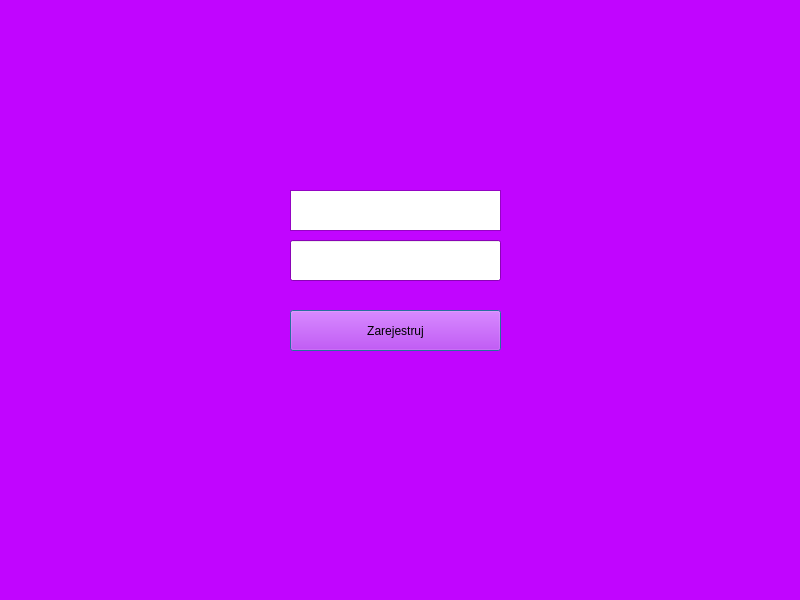
<?xml version="1.0" encoding="UTF-8"?>
<ui version="4.0">
 <class>registerDialog1</class>
 <widget class="QDialog" name="registerDialog1">
  <property name="geometry">
   <rect>
    <x>0</x>
    <y>0</y>
    <width>800</width>
    <height>600</height>
   </rect>
  </property>
  <property name="palette">
   <palette>
    <active>
     <colorrole role="WindowText">
      <brush brushstyle="SolidPattern">
       <color alpha="255">
        <red>0</red>
        <green>0</green>
        <blue>0</blue>
       </color>
      </brush>
     </colorrole>
     <colorrole role="Button">
      <brush brushstyle="SolidPattern">
       <color alpha="255">
        <red>193</red>
        <green>5</green>
        <blue>255</blue>
       </color>
      </brush>
     </colorrole>
     <colorrole role="Light">
      <brush brushstyle="SolidPattern">
       <color alpha="255">
        <red>225</red>
        <green>132</green>
        <blue>255</blue>
       </color>
      </brush>
     </colorrole>
     <colorrole role="Midlight">
      <brush brushstyle="SolidPattern">
       <color alpha="255">
        <red>209</red>
        <green>68</green>
        <blue>255</blue>
       </color>
      </brush>
     </colorrole>
     <colorrole role="Dark">
      <brush brushstyle="SolidPattern">
       <color alpha="255">
        <red>96</red>
        <green>2</green>
        <blue>127</blue>
       </color>
      </brush>
     </colorrole>
     <colorrole role="Mid">
      <brush brushstyle="SolidPattern">
       <color alpha="255">
        <red>129</red>
        <green>3</green>
        <blue>170</blue>
       </color>
      </brush>
     </colorrole>
     <colorrole role="Text">
      <brush brushstyle="SolidPattern">
       <color alpha="255">
        <red>0</red>
        <green>0</green>
        <blue>0</blue>
       </color>
      </brush>
     </colorrole>
     <colorrole role="BrightText">
      <brush brushstyle="SolidPattern">
       <color alpha="255">
        <red>255</red>
        <green>255</green>
        <blue>255</blue>
       </color>
      </brush>
     </colorrole>
     <colorrole role="ButtonText">
      <brush brushstyle="SolidPattern">
       <color alpha="255">
        <red>0</red>
        <green>0</green>
        <blue>0</blue>
       </color>
      </brush>
     </colorrole>
     <colorrole role="Base">
      <brush brushstyle="SolidPattern">
       <color alpha="255">
        <red>255</red>
        <green>255</green>
        <blue>255</blue>
       </color>
      </brush>
     </colorrole>
     <colorrole role="Window">
      <brush brushstyle="SolidPattern">
       <color alpha="255">
        <red>193</red>
        <green>5</green>
        <blue>255</blue>
       </color>
      </brush>
     </colorrole>
     <colorrole role="Shadow">
      <brush brushstyle="SolidPattern">
       <color alpha="255">
        <red>0</red>
        <green>0</green>
        <blue>0</blue>
       </color>
      </brush>
     </colorrole>
     <colorrole role="AlternateBase">
      <brush brushstyle="SolidPattern">
       <color alpha="255">
        <red>224</red>
        <green>130</green>
        <blue>255</blue>
       </color>
      </brush>
     </colorrole>
     <colorrole role="ToolTipBase">
      <brush brushstyle="SolidPattern">
       <color alpha="255">
        <red>255</red>
        <green>255</green>
        <blue>220</blue>
       </color>
      </brush>
     </colorrole>
     <colorrole role="ToolTipText">
      <brush brushstyle="SolidPattern">
       <color alpha="255">
        <red>0</red>
        <green>0</green>
        <blue>0</blue>
       </color>
      </brush>
     </colorrole>
     <colorrole role="PlaceholderText">
      <brush brushstyle="SolidPattern">
       <color alpha="127">
        <red>0</red>
        <green>0</green>
        <blue>0</blue>
       </color>
      </brush>
     </colorrole>
    </active>
    <inactive>
     <colorrole role="WindowText">
      <brush brushstyle="SolidPattern">
       <color alpha="255">
        <red>0</red>
        <green>0</green>
        <blue>0</blue>
       </color>
      </brush>
     </colorrole>
     <colorrole role="Button">
      <brush brushstyle="SolidPattern">
       <color alpha="255">
        <red>193</red>
        <green>5</green>
        <blue>255</blue>
       </color>
      </brush>
     </colorrole>
     <colorrole role="Light">
      <brush brushstyle="SolidPattern">
       <color alpha="255">
        <red>225</red>
        <green>132</green>
        <blue>255</blue>
       </color>
      </brush>
     </colorrole>
     <colorrole role="Midlight">
      <brush brushstyle="SolidPattern">
       <color alpha="255">
        <red>209</red>
        <green>68</green>
        <blue>255</blue>
       </color>
      </brush>
     </colorrole>
     <colorrole role="Dark">
      <brush brushstyle="SolidPattern">
       <color alpha="255">
        <red>96</red>
        <green>2</green>
        <blue>127</blue>
       </color>
      </brush>
     </colorrole>
     <colorrole role="Mid">
      <brush brushstyle="SolidPattern">
       <color alpha="255">
        <red>129</red>
        <green>3</green>
        <blue>170</blue>
       </color>
      </brush>
     </colorrole>
     <colorrole role="Text">
      <brush brushstyle="SolidPattern">
       <color alpha="255">
        <red>0</red>
        <green>0</green>
        <blue>0</blue>
       </color>
      </brush>
     </colorrole>
     <colorrole role="BrightText">
      <brush brushstyle="SolidPattern">
       <color alpha="255">
        <red>255</red>
        <green>255</green>
        <blue>255</blue>
       </color>
      </brush>
     </colorrole>
     <colorrole role="ButtonText">
      <brush brushstyle="SolidPattern">
       <color alpha="255">
        <red>0</red>
        <green>0</green>
        <blue>0</blue>
       </color>
      </brush>
     </colorrole>
     <colorrole role="Base">
      <brush brushstyle="SolidPattern">
       <color alpha="255">
        <red>255</red>
        <green>255</green>
        <blue>255</blue>
       </color>
      </brush>
     </colorrole>
     <colorrole role="Window">
      <brush brushstyle="SolidPattern">
       <color alpha="255">
        <red>193</red>
        <green>5</green>
        <blue>255</blue>
       </color>
      </brush>
     </colorrole>
     <colorrole role="Shadow">
      <brush brushstyle="SolidPattern">
       <color alpha="255">
        <red>0</red>
        <green>0</green>
        <blue>0</blue>
       </color>
      </brush>
     </colorrole>
     <colorrole role="AlternateBase">
      <brush brushstyle="SolidPattern">
       <color alpha="255">
        <red>224</red>
        <green>130</green>
        <blue>255</blue>
       </color>
      </brush>
     </colorrole>
     <colorrole role="ToolTipBase">
      <brush brushstyle="SolidPattern">
       <color alpha="255">
        <red>255</red>
        <green>255</green>
        <blue>220</blue>
       </color>
      </brush>
     </colorrole>
     <colorrole role="ToolTipText">
      <brush brushstyle="SolidPattern">
       <color alpha="255">
        <red>0</red>
        <green>0</green>
        <blue>0</blue>
       </color>
      </brush>
     </colorrole>
     <colorrole role="PlaceholderText">
      <brush brushstyle="SolidPattern">
       <color alpha="127">
        <red>0</red>
        <green>0</green>
        <blue>0</blue>
       </color>
      </brush>
     </colorrole>
    </inactive>
    <disabled>
     <colorrole role="WindowText">
      <brush brushstyle="SolidPattern">
       <color alpha="255">
        <red>96</red>
        <green>2</green>
        <blue>127</blue>
       </color>
      </brush>
     </colorrole>
     <colorrole role="Button">
      <brush brushstyle="SolidPattern">
       <color alpha="255">
        <red>193</red>
        <green>5</green>
        <blue>255</blue>
       </color>
      </brush>
     </colorrole>
     <colorrole role="Light">
      <brush brushstyle="SolidPattern">
       <color alpha="255">
        <red>225</red>
        <green>132</green>
        <blue>255</blue>
       </color>
      </brush>
     </colorrole>
     <colorrole role="Midlight">
      <brush brushstyle="SolidPattern">
       <color alpha="255">
        <red>209</red>
        <green>68</green>
        <blue>255</blue>
       </color>
      </brush>
     </colorrole>
     <colorrole role="Dark">
      <brush brushstyle="SolidPattern">
       <color alpha="255">
        <red>96</red>
        <green>2</green>
        <blue>127</blue>
       </color>
      </brush>
     </colorrole>
     <colorrole role="Mid">
      <brush brushstyle="SolidPattern">
       <color alpha="255">
        <red>129</red>
        <green>3</green>
        <blue>170</blue>
       </color>
      </brush>
     </colorrole>
     <colorrole role="Text">
      <brush brushstyle="SolidPattern">
       <color alpha="255">
        <red>96</red>
        <green>2</green>
        <blue>127</blue>
       </color>
      </brush>
     </colorrole>
     <colorrole role="BrightText">
      <brush brushstyle="SolidPattern">
       <color alpha="255">
        <red>255</red>
        <green>255</green>
        <blue>255</blue>
       </color>
      </brush>
     </colorrole>
     <colorrole role="ButtonText">
      <brush brushstyle="SolidPattern">
       <color alpha="255">
        <red>96</red>
        <green>2</green>
        <blue>127</blue>
       </color>
      </brush>
     </colorrole>
     <colorrole role="Base">
      <brush brushstyle="SolidPattern">
       <color alpha="255">
        <red>193</red>
        <green>5</green>
        <blue>255</blue>
       </color>
      </brush>
     </colorrole>
     <colorrole role="Window">
      <brush brushstyle="SolidPattern">
       <color alpha="255">
        <red>193</red>
        <green>5</green>
        <blue>255</blue>
       </color>
      </brush>
     </colorrole>
     <colorrole role="Shadow">
      <brush brushstyle="SolidPattern">
       <color alpha="255">
        <red>0</red>
        <green>0</green>
        <blue>0</blue>
       </color>
      </brush>
     </colorrole>
     <colorrole role="AlternateBase">
      <brush brushstyle="SolidPattern">
       <color alpha="255">
        <red>193</red>
        <green>5</green>
        <blue>255</blue>
       </color>
      </brush>
     </colorrole>
     <colorrole role="ToolTipBase">
      <brush brushstyle="SolidPattern">
       <color alpha="255">
        <red>255</red>
        <green>255</green>
        <blue>220</blue>
       </color>
      </brush>
     </colorrole>
     <colorrole role="ToolTipText">
      <brush brushstyle="SolidPattern">
       <color alpha="255">
        <red>0</red>
        <green>0</green>
        <blue>0</blue>
       </color>
      </brush>
     </colorrole>
     <colorrole role="PlaceholderText">
      <brush brushstyle="SolidPattern">
       <color alpha="127">
        <red>96</red>
        <green>2</green>
        <blue>127</blue>
       </color>
      </brush>
     </colorrole>
    </disabled>
   </palette>
  </property>
  <property name="windowTitle">
   <string>Dialog</string>
  </property>
  <widget class="QPushButton" name="registerButton">
   <property name="geometry">
    <rect>
     <x>290</x>
     <y>310</y>
     <width>211</width>
     <height>41</height>
    </rect>
   </property>
   <property name="text">
    <string>Zarejestruj</string>
   </property>
  </widget>
  <widget class="QTextEdit" name="registerNick">
   <property name="geometry">
    <rect>
     <x>290</x>
     <y>190</y>
     <width>211</width>
     <height>41</height>
    </rect>
   </property>
  </widget>
  <widget class="QLineEdit" name="registerPassword">
   <property name="geometry">
    <rect>
     <x>290</x>
     <y>240</y>
     <width>211</width>
     <height>41</height>
    </rect>
   </property>
  </widget>
 </widget>
 <resources/>
 <connections/>
</ui>
